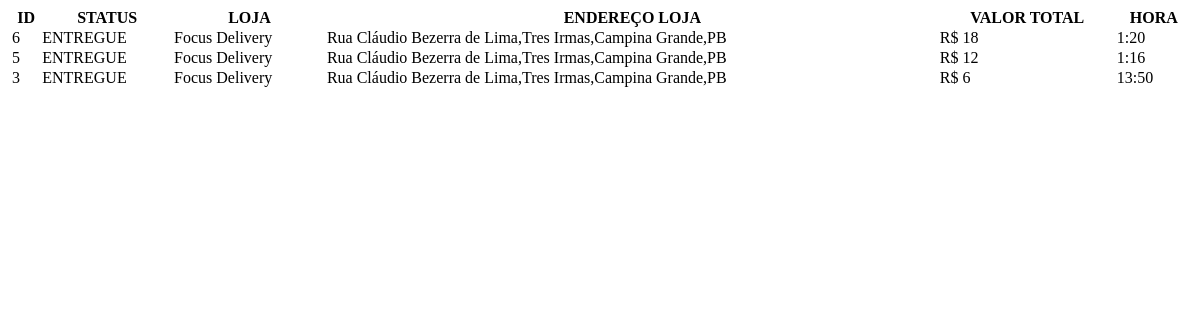
The page /get-entregas/ (signed in) on the database as committed earlier.
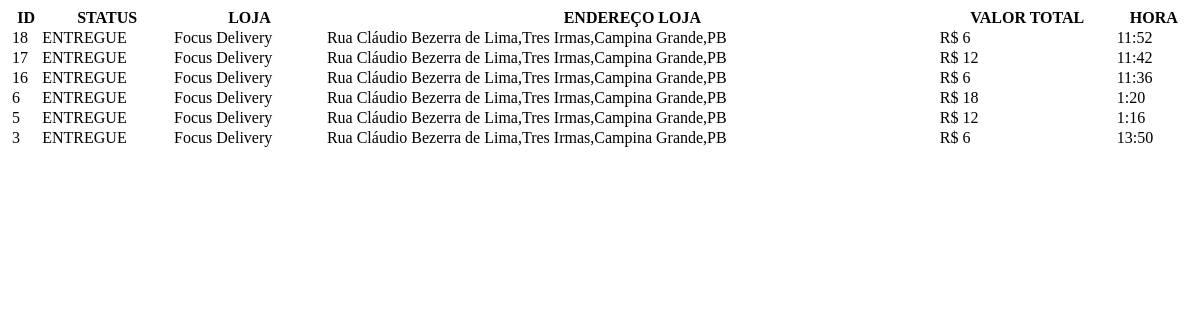
The same page on the database as committed later.
### app/models.py (models this page shows, shortened)
class TimeStamped(models.Model):
    class Meta:
        abstract = True
    created_at = models.DateTimeField(auto_now_add=True)
    published_at = models.DateTimeField(auto_now=True)

class Pedido(TimeStamped):
    estabelecimento = models.ForeignKey(Estabelecimento, on_delete=models.CASCADE)
    status = models.BooleanField(default=True)
    coletado = models.BooleanField(default=False)
    is_complete = models.BooleanField(default=False)
    valor_total = models.CharField(max_length=6)
    btn_finalizado = models.BooleanField(default=False)
    motorista = models.ForeignKey(User, on_delete=models.CASCADE, blank=True, null=True)

class BaseAddress(models.Model):
    class Meta:
        abstract = True
    bairro = models.ForeignKey(Bairro, blank=True, verbose_name='Bairro')
    endereco = models.CharField(max_length=100, blank=True, verbose_name='Endereço')
    numero = models.CharField(max_length=5, blank=True, null=True, verbose_name='Número')
    complemento = models.CharField(max_length=200, blank=True, verbose_name='Ponto de Referência')
    lat = models.CharField(max_length=100, blank=True, null=True)
    lng = models.CharField(max_length=100, blank=True, null=True)

class Estabelecimento(TimeStamped, BaseAddress):
    user = models.OneToOneField(User, on_delete=models.CASCADE, unique=True)
    is_approved = models.BooleanField(default=False)
    photo = models.URLField(blank=True)
    phone = models.CharField(max_length=30, blank=True)
    is_online = models.BooleanField(default=False)
    full_address = models.CharField(max_length=300, blank=True, null=True)
    def __str__(self):
        return u'%s' % self.user.first_name

### app/views/PedidoView.py (the view)
# urls.py: url(r'^get-entregas/$', get_entregas_motorista, name="get_entregas_motorista"),
@require_http_methods(["GET"])
def get_entregas_motorista(request):
    pedidos = Pedido.objects.filter(motorista=request.user).order_by('-published_at')
    context = Context({'pedidos': pedidos, 'user': request.user})
    return_str = render_block_to_string('includes/table_entregas_motorista.html', context)
    return HttpResponse(return_str)

### app/views/snippet_template.py (called while the page is built)
def get_template(template):
    if isinstance(template, (tuple, list)):
        return loader.select_template(template)
    return loader.get_template(template)

def render_block_to_string(template_name, dictionary=None, context_instance=None):
    dictionary = dictionary or {}
    template = get_template(template_name)
    if context_instance:
        context_instance.update(dictionary)
    else:
        context_instance = Context(dictionary)
    return template.render(context_instance)

### app/templates/includes/table_entregas_motorista.html (shortened to what this page needs)
<table id="table" class="table table-bordered table-striped" class="display"
       cellspacing="0" width="100%">
    <thead>
    <tr>
        <th></th>
        <th>ID</th>
        <th>STATUS</th>
        <th>LOJA</th>
        <th>ENDEREÇO LOJA</th>
        <th>VALOR TOTAL</th>
        <th>HORA</th>
    </tr>
    </thead>
    <tbody>
    {% for pedido in pedidos %}
        <tr>
            <td>
            </td>
            <td>{{ pedido.id }}</td>
            <td>
                {% if pedido.is_complete %}
                    <label class="label label-success">
                        ENTREGUE</label>
                {% else %}
                    <label class="label label-warning"><i
                            class=""></i> EM ANDAMENTO</label>
                {% endif %}
            </td>
            <td>
                {{ pedido.estabelecimento }}
            </td>
            <td>
                {{ pedido.estabelecimento.full_address }}
            </td>
            <td>
                R$ {{ pedido.valor_total }}
            </td>
            <td>{{ pedido.created_at|date:"G:i" }}</td>
        </tr>
    {% endfor %}
    </tbody>
</table>

Rows that differ between the two databases and show on the page:
added Pedido: id "18", is_complete "ENTREGUE", estabelecimento "Focus Delivery", estabelecimento.full_address "Rua Cláudio Bezerra de Lima,Tres Irmas,Campina Grande,PB", valor_total "6", created_at "11:52"
added Pedido: id "17", is_complete "ENTREGUE", estabelecimento "Focus Delivery", estabelecimento.full_address "Rua Cláudio Bezerra de Lima,Tres Irmas,Campina Grande,PB", valor_total "12", created_at "11:42"
added Pedido: id "16", is_complete "ENTREGUE", estabelecimento "Focus Delivery", estabelecimento.full_address "Rua Cláudio Bezerra de Lima,Tres Irmas,Campina Grande,PB", valor_total "6", created_at "11:36"
